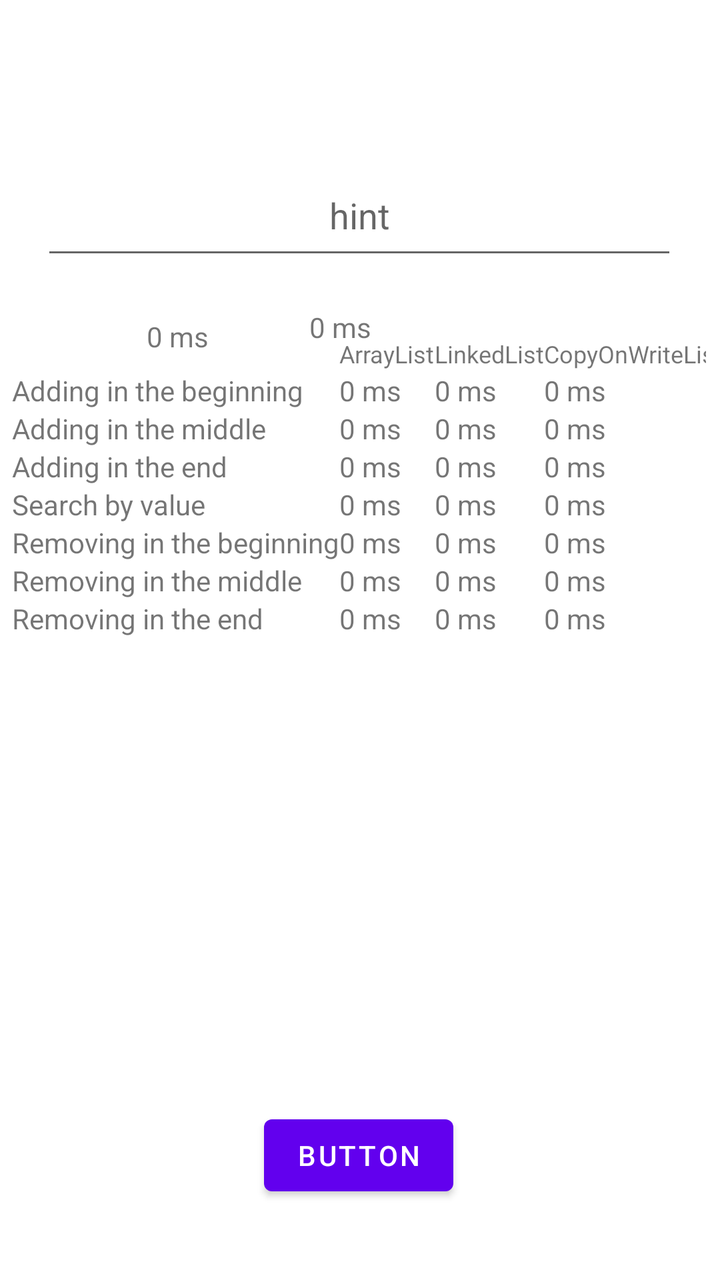
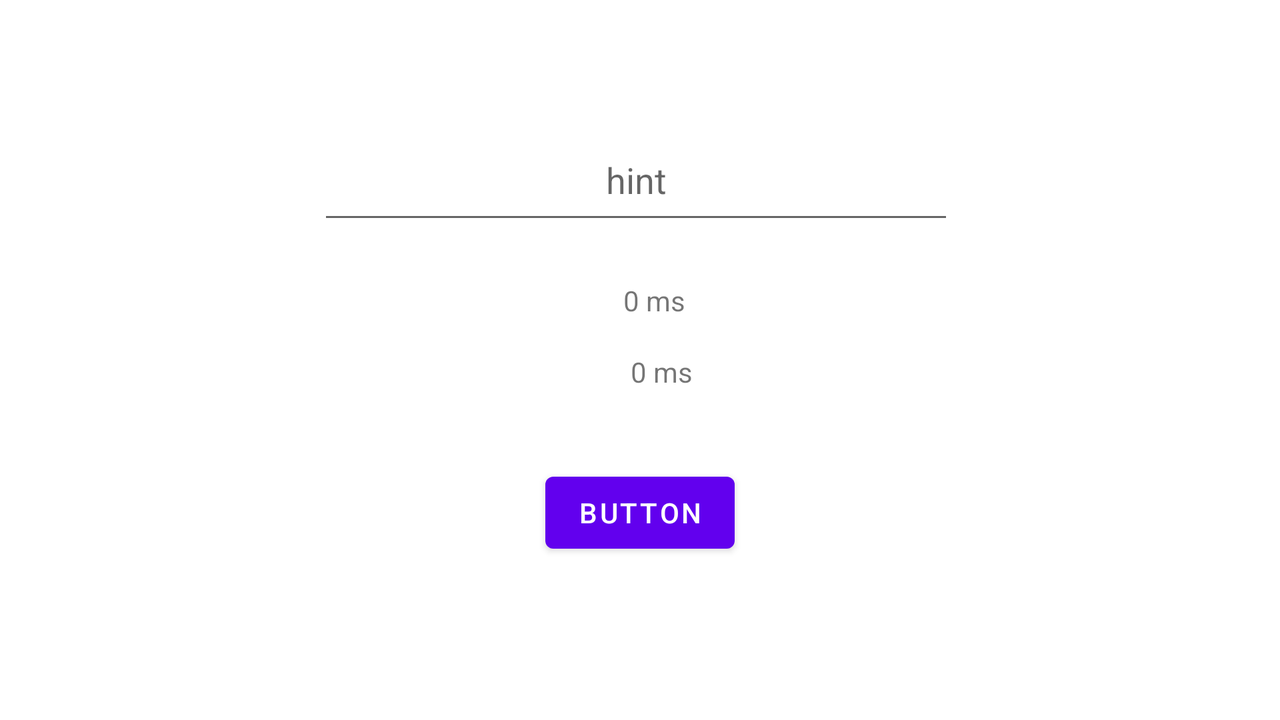

First picture: res/layout/ on a phone held upright. Second picture: the repository's own variant of that layout, on a device whose configuration matches the variant's folder. Source for both follows.
<!-- AndroidManifest.xml: application theme Theme.Task3Foxminded -->
<!-- res/layout/fragment_collections.xml -->
<?xml version="1.0" encoding="utf-8"?>
<androidx.constraintlayout.widget.ConstraintLayout xmlns:android="http://schemas.android.com/apk/res/android"
    xmlns:app="http://schemas.android.com/apk/res-auto"
    xmlns:tools="http://schemas.android.com/tools"
    android:id="@+id/fragmentCollectionsLayout"
    android:layout_width="match_parent"
    android:layout_height="match_parent"
    tools:context=".CollectionsFragment">

    

    <TextView
        android:id="@+id/tvCollections"
        android:layout_width="52dp"
        android:layout_height="51dp"
        android:gravity="center"
        android:text="0 ms"
        app:layout_constraintBottom_toBottomOf="parent"
        app:layout_constraintEnd_toEndOf="parent"
        app:layout_constraintHorizontal_bias="0.203"
        app:layout_constraintStart_toStartOf="parent"
        app:layout_constraintTop_toTopOf="parent"
        app:layout_constraintVertical_bias="0.242" />

    <com.google.android.material.textfield.TextInputEditText
        android:id="@+id/textInputEditText"
        android:layout_width="318dp"
        android:layout_height="57dp"
        android:gravity="center"
        android:hint="hint"
        app:layout_constraintBottom_toBottomOf="parent"
        app:layout_constraintEnd_toEndOf="parent"
        app:layout_constraintHorizontal_bias="0.494"
        app:layout_constraintStart_toStartOf="parent"
        app:layout_constraintTop_toTopOf="parent"
        app:layout_constraintVertical_bias="0.133" />

    <Button
        android:id="@+id/btnCollectionsFragment"
        android:layout_width="wrap_content"
        android:layout_height="wrap_content"
        android:text="Button"
        app:layout_constraintBottom_toBottomOf="parent"
        app:layout_constraintEnd_toEndOf="parent"
        app:layout_constraintHorizontal_bias="0.498"
        app:layout_constraintStart_toStartOf="parent"
        app:layout_constraintTop_toTopOf="parent"
        app:layout_constraintVertical_bias="0.935" />

    <ProgressBar
        android:id="@+id/pbCollectionsFragment"
        style="?android:attr/progressBarStyle"
        android:layout_width="wrap_content"
        android:layout_height="wrap_content"
        android:visibility="invisible"
        app:layout_constraintBottom_toBottomOf="parent"
        app:layout_constraintEnd_toEndOf="parent"
        app:layout_constraintHorizontal_bias="0.201"
        app:layout_constraintStart_toStartOf="parent"
        app:layout_constraintTop_toTopOf="parent"
        app:layout_constraintVertical_bias="0.241" />

    <TextView
        android:id="@+id/tvCollections2"
        android:layout_width="45dp"
        android:layout_height="41dp"
        android:gravity="center"
        android:text="0 ms"
        app:layout_constraintBottom_toBottomOf="parent"
        app:layout_constraintEnd_toEndOf="parent"
        app:layout_constraintHorizontal_bias="0.469"
        app:layout_constraintStart_toStartOf="parent"
        app:layout_constraintTop_toTopOf="parent"
        app:layout_constraintVertical_bias="0.239" />

    <ProgressBar
        android:id="@+id/pbCollections2"
        style="?android:attr/progressBarStyle"
        android:layout_width="wrap_content"
        android:layout_height="wrap_content"
        android:visibility="invisible"
        app:layout_constraintBottom_toBottomOf="parent"
        app:layout_constraintEnd_toEndOf="parent"
        app:layout_constraintHorizontal_bias="0.465"
        app:layout_constraintStart_toStartOf="parent"
        app:layout_constraintTop_toTopOf="parent"
        app:layout_constraintVertical_bias="0.241" />

    <TableLayout
        android:layout_width="347dp"
        android:layout_height="367dp"
        app:layout_constraintBottom_toBottomOf="parent"
        app:layout_constraintEnd_toEndOf="parent"
        app:layout_constraintHorizontal_bias="0.465"
        app:layout_constraintStart_toStartOf="parent"
        app:layout_constraintTop_toTopOf="parent"
        app:layout_constraintVertical_bias="0.61">

        <TableRow
            android:layout_width="match_parent"
            android:layout_height="match_parent">

            <TextView
                android:id="@+id/textView19"
                android:layout_width="wrap_content"
                android:layout_height="wrap_content" />

            <TextView
                android:id="@+id/textView21"
                android:layout_width="wrap_content"
                android:layout_height="wrap_content"
                android:text="ArrayList"
                android:textSize="12sp" />

            <TextView
                android:id="@+id/textView20"
                android:layout_width="wrap_content"
                android:layout_height="wrap_content"
                android:text="LinkedList"
                android:textSize="12sp" />

            <TextView
                android:id="@+id/textView18"
                android:layout_width="wrap_content"
                android:layout_height="wrap_content"
                android:text="CopyOnWriteList"
                android:textSize="12sp" />
        </TableRow>

        <TableRow
            android:layout_width="match_parent"
            android:layout_height="match_parent">

            <TextView
                android:id="@+id/textView19"
                android:layout_width="wrap_content"
                android:layout_height="wrap_content"
                android:text="Adding in the beginning" />

            <TextView
                android:id="@+id/textView21"
                android:layout_width="wrap_content"
                android:layout_height="wrap_content"
                android:text="0 ms" />

            <TextView
                android:id="@+id/textView20"
                android:layout_width="wrap_content"
                android:layout_height="wrap_content"
                android:text="0 ms" />

            <TextView
                android:id="@+id/textView18"
                android:layout_width="wrap_content"
                android:layout_height="wrap_content"
                android:text="0 ms" />
        </TableRow>

        <TableRow
            android:layout_width="match_parent"
            android:layout_height="match_parent">

            <TextView
                android:id="@+id/textView19"
                android:layout_width="wrap_content"
                android:layout_height="wrap_content"
                android:text="Adding in the middle" />

            <TextView
                android:id="@+id/textView21"
                android:layout_width="wrap_content"
                android:layout_height="wrap_content"
                android:text="0 ms" />

            <TextView
                android:id="@+id/textView20"
                android:layout_width="wrap_content"
                android:layout_height="wrap_content"
                android:text="0 ms" />

            <TextView
                android:id="@+id/textView18"
                android:layout_width="wrap_content"
                android:layout_height="wrap_content"
                android:text="0 ms" />
        </TableRow>

        <TableRow
            android:layout_width="match_parent"
            android:layout_height="match_parent">

            <TextView
                android:id="@+id/textView19"
                android:layout_width="wrap_content"
                android:layout_height="wrap_content"
                android:text="Adding in the end" />

            <TextView
                android:id="@+id/textView21"
                android:layout_width="wrap_content"
                android:layout_height="wrap_content"
                android:text="0 ms" />

            <TextView
                android:id="@+id/textView20"
                android:layout_width="wrap_content"
                android:layout_height="wrap_content"
                android:text="0 ms" />

            <TextView
                android:id="@+id/textView18"
                android:layout_width="wrap_content"
                android:layout_height="wrap_content"
                android:text="0 ms" />
        </TableRow>

        <TableRow
            android:layout_width="match_parent"
            android:layout_height="match_parent">

            <TextView
                android:id="@+id/textView19"
                android:layout_width="wrap_content"
                android:layout_height="wrap_content"
                android:text="Search by value" />

            <TextView
                android:id="@+id/textView21"
                android:layout_width="wrap_content"
                android:layout_height="wrap_content"
                android:text="0 ms" />

            <TextView
                android:id="@+id/textView20"
                android:layout_width="wrap_content"
                android:layout_height="wrap_content"
                android:text="0 ms" />

            <TextView
                android:id="@+id/textView18"
                android:layout_width="wrap_content"
                android:layout_height="wrap_content"
                android:text="0 ms" />
        </TableRow>

        <TableRow
            android:layout_width="match_parent"
            android:layout_height="match_parent">

            <TextView
                android:id="@+id/textView19"
                android:layout_width="wrap_content"
                android:layout_height="wrap_content"
                android:text="Removing in the beginning" />

            <TextView
                android:id="@+id/textView21"
                android:layout_width="wrap_content"
                android:layout_height="wrap_content"
                android:text="0 ms" />

            <TextView
                android:id="@+id/textView20"
                android:layout_width="wrap_content"
                android:layout_height="wrap_content"
                android:text="0 ms" />

            <TextView
                android:id="@+id/textView18"
                android:layout_width="wrap_content"
                android:layout_height="wrap_content"
                android:text="0 ms" />
        </TableRow>

        <TableRow
            android:layout_width="match_parent"
            android:layout_height="match_parent">

            <TextView
                android:id="@+id/textView19"
                android:layout_width="wrap_content"
                android:layout_height="wrap_content"
                android:text="Removing in the middle" />

            <TextView
                android:id="@+id/textView21"
                android:layout_width="wrap_content"
                android:layout_height="wrap_content"
                android:text="0 ms" />

            <TextView
                android:id="@+id/textView20"
                android:layout_width="wrap_content"
                android:layout_height="wrap_content"
                android:text="0 ms" />

            <TextView
                android:id="@+id/textView18"
                android:layout_width="wrap_content"
                android:layout_height="wrap_content"
                android:text="0 ms" />
        </TableRow>

        <TableRow
            android:layout_width="match_parent"
            android:layout_height="match_parent">

            <TextView
                android:id="@+id/textView19"
                android:layout_width="wrap_content"
                android:layout_height="wrap_content"
                android:text="Removing in the end" />

            <TextView
                android:id="@+id/textView21"
                android:layout_width="wrap_content"
                android:layout_height="wrap_content"
                android:text="0 ms" />

            <TextView
                android:id="@+id/textView20"
                android:layout_width="wrap_content"
                android:layout_height="wrap_content"
                android:text="0 ms" />

            <TextView
                android:id="@+id/textView18"
                android:layout_width="wrap_content"
                android:layout_height="wrap_content"
                android:text="0 ms" />
        </TableRow>

    </TableLayout>

</androidx.constraintlayout.widget.ConstraintLayout>
<!-- resources referenced by this layout -->
<resources>
  <style name="Theme.Task3Foxminded" parent="Theme.MaterialComponents.DayNight.DarkActionBar">
          
          <item name="colorPrimary">@color/purple_500</item>
          <item name="colorPrimaryVariant">@color/purple_700</item>
          <item name="colorOnPrimary">@color/white</item>
          
          <item name="colorSecondary">@color/teal_200</item>
          <item name="colorSecondaryVariant">@color/teal_700</item>
          <item name="colorOnSecondary">@color/black</item>
          
          <item name="android:statusBarColor" tools:targetApi="l">?attr/colorPrimaryVariant</item>
          
      </style>
</resources>
<!-- res/layout-land/fragment_collections.xml (the repository's variant of the layout above) -->
<!-- drawn on the phone turned sideways -->
<?xml version="1.0" encoding="utf-8"?>
<androidx.constraintlayout.widget.ConstraintLayout xmlns:android="http://schemas.android.com/apk/res/android"
    xmlns:app="http://schemas.android.com/apk/res-auto"
    xmlns:tools="http://schemas.android.com/tools"
    android:id="@+id/fragmentCollectionsLayout"
    android:layout_width="match_parent"
    android:layout_height="match_parent"
    tools:context=".CollectionsFragment">

    

    <TextView
        android:id="@+id/tvCollections"
        android:layout_width="52dp"
        android:layout_height="51dp"
        android:gravity="center"
        android:text="0 ms"
        app:layout_constraintBottom_toBottomOf="parent"
        app:layout_constraintEnd_toEndOf="parent"
        app:layout_constraintHorizontal_bias="0.512"
        app:layout_constraintStart_toStartOf="parent"
        app:layout_constraintTop_toTopOf="parent"
        app:layout_constraintVertical_bias="0.403" />

    <com.google.android.material.textfield.TextInputEditText
        android:id="@+id/tietInputNumberCollectionsFragment"
        android:layout_width="318dp"
        android:layout_height="57dp"
        android:gravity="center"
        android:hint="hint"
        app:layout_constraintBottom_toBottomOf="parent"
        app:layout_constraintEnd_toEndOf="parent"
        app:layout_constraintHorizontal_bias="0.494"
        app:layout_constraintStart_toStartOf="parent"
        app:layout_constraintTop_toTopOf="parent"
        app:layout_constraintVertical_bias="0.198" />

    <Button
        android:id="@+id/btnCollectionsFragment"
        android:layout_width="wrap_content"
        android:layout_height="wrap_content"
        android:text="Button"
        app:layout_constraintBottom_toBottomOf="parent"
        app:layout_constraintEnd_toEndOf="parent"
        app:layout_constraintStart_toStartOf="parent"
        app:layout_constraintTop_toTopOf="parent"
        app:layout_constraintVertical_bias="0.745" />

    <ProgressBar
        android:id="@+id/pbCollectionsFragment"
        style="?android:attr/progressBarStyle"
        android:layout_width="wrap_content"
        android:layout_height="wrap_content"
        android:visibility="invisible"
        app:layout_constraintBottom_toBottomOf="parent"
        app:layout_constraintEnd_toEndOf="parent"
        app:layout_constraintHorizontal_bias="0.506"
        app:layout_constraintStart_toStartOf="parent"
        app:layout_constraintTop_toTopOf="parent"
        app:layout_constraintVertical_bias="0.401" />

    <TextView
        android:id="@+id/tvCollections2"
        android:layout_width="45dp"
        android:layout_height="41dp"
        android:gravity="center"
        android:text="0 ms"
        app:layout_constraintBottom_toBottomOf="parent"
        app:layout_constraintEnd_toEndOf="parent"
        app:layout_constraintHorizontal_bias="0.518"
        app:layout_constraintStart_toStartOf="parent"
        app:layout_constraintTop_toTopOf="parent"
        app:layout_constraintVertical_bias="0.518" />

    <ProgressBar
        android:id="@+id/pbCollections2"
        style="?android:attr/progressBarStyle"
        android:layout_width="wrap_content"
        android:layout_height="wrap_content"
        android:visibility="invisible"
        app:layout_constraintBottom_toBottomOf="parent"
        app:layout_constraintEnd_toEndOf="parent"
        app:layout_constraintHorizontal_bias="0.517"
        app:layout_constraintStart_toStartOf="parent"
        app:layout_constraintTop_toTopOf="parent"
        app:layout_constraintVertical_bias="0.513" />

</androidx.constraintlayout.widget.ConstraintLayout>
